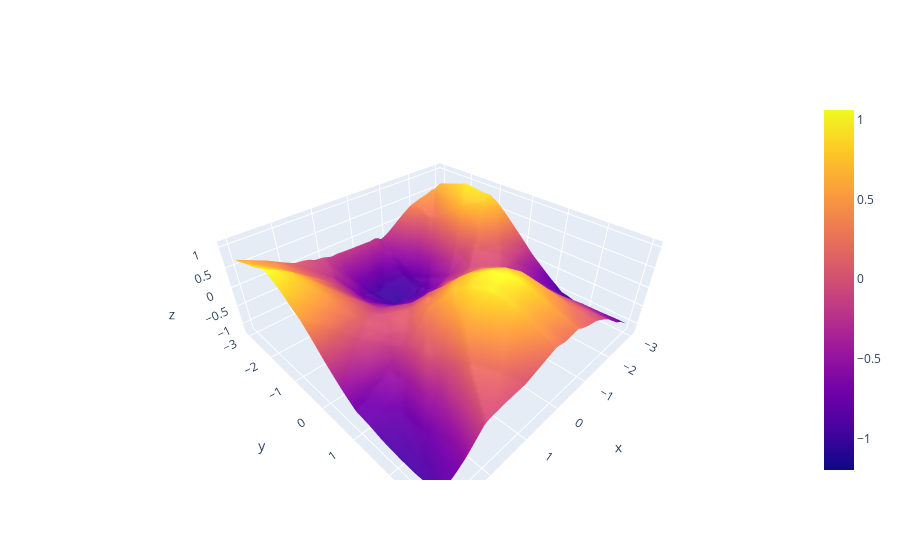

Here is the notebook cell this chart was saved with:
### Code cell
go.Figure(data=[
    go.Surface(x=xxx, y=yyy, z=y.reshape(100, 100)),
])

### Figure 1 — Plotly figure (JSON) as saved in the notebook; plotly's stock layout.template omitted (floating-point values rounded to 4 significant figures; data arrays with more than 128 entries replaced by an {"elided": "..."} marker saying what was removed)
{"data": [{"type": "surface", "x": {"elided": "100x100 float values"}, "y": {"elided": "100x100 float values"}, "z": {"elided": "100x100 float values"}}], "layout": {}}
